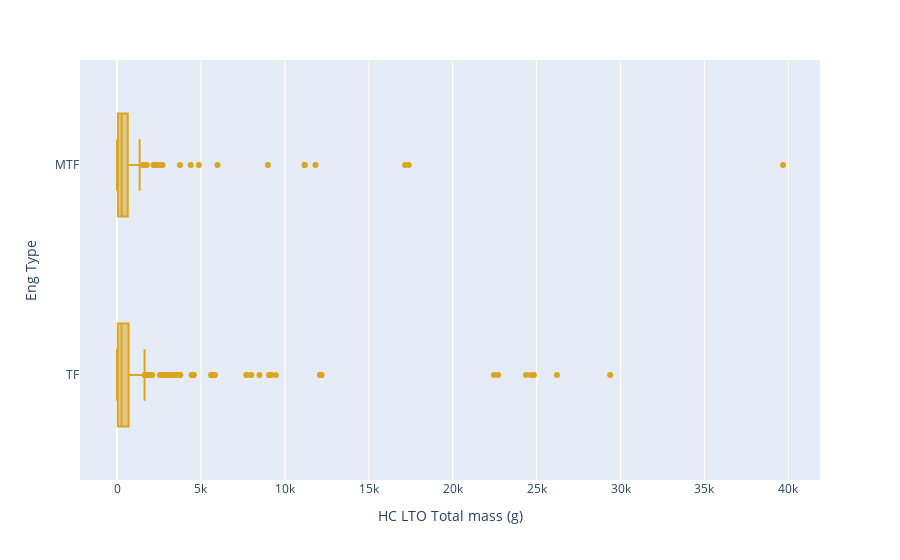

Here is the notebook cell this chart was saved with:
### Code cell
fig = px.box(df, x="HC LTO Total mass (g)", y='Eng Type', points="outliers", color_discrete_sequence = ['goldenrod'])
fig.show()

### Figure 1 — Plotly figure (JSON) as saved in the notebook; plotly's stock layout.template omitted (floating-point values rounded to 4 significant figures; data arrays with more than 128 entries replaced by an {"elided": "..."} marker saying what was removed)
{"data": [{"alignmentgroup": "True", "boxpoints": "outliers", "hovertemplate": "HC LTO Total mass (g)=%{x}<br>Eng Type=%{y}<extra></extra>", "legendgroup": "", "marker": {"color": "goldenrod"}, "name": "", "notched": false, "offsetgroup": "", "orientation": "h", "showlegend": false, "type": "box", "x": {"elided": "815 float values"}, "x0": " ", "xaxis": "x", "y": {"elided": "815 str values"}, "y0": " ", "yaxis": "y"}], "layout": {"boxmode": "group", "legend": {"tracegroupgap": 0}, "margin": {"t": 60}, "xaxis": {"anchor": "y", "domain": [0, 1], "title": {"text": "HC LTO Total mass (g)"}}, "yaxis": {"anchor": "x", "domain": [0, 1], "title": {"text": "Eng Type"}}}}
